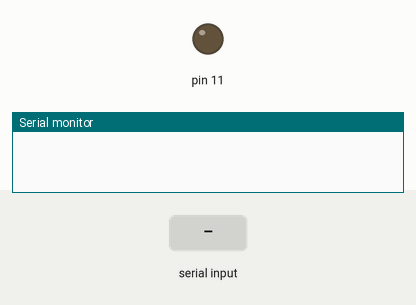
Bench run of a sketch on a simulated Arduino Uno, built with avr-gcc and run on an emulated ATmega328P. On the bench: output pins drawn as LEDs (lit = HIGH), the last lines printed to the serial monitor. The inputs (shaded band) are chosen by the test bench.

Above: at 1.2 s.
1.3 s: "90,45\n" received over Serial
At 2.1 s:
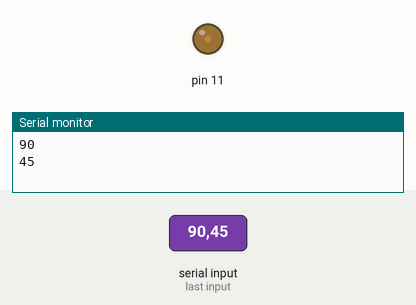
3.8 s: "30,150\n" received over Serial
At 4.4 s:
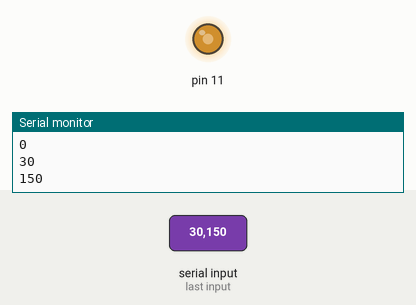
6.3 s: "200\n" received over Serial
At 7.1 s:
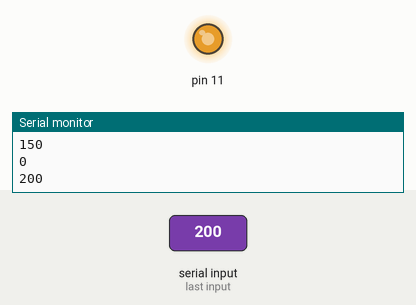
Timing chart, 0 to 9.3 s (numbered marks = the images above; inputs shaded):
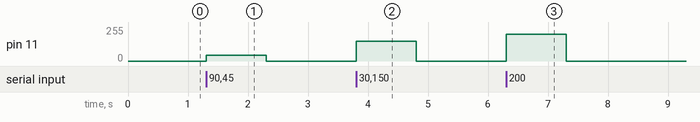

Measured:
- after the input at 1.3 s, pin 11: 0/255 → 45/255 at once, → 0/255 1.0 s later
- after the input at 3.8 s, pin 11: 0/255 → 150/255 at once, → 0/255 1.0 s later
- after the input at 6.3 s, pin 11: 0/255 → 200/255 at once, → 0/255 1.0 s later

The sketch:

LED_input__.ino
```cpp
//LED 세기 입력//

void setup() {
  // put your setup code here, to run once:
    pinMode(11,OUTPUT);
    Serial.begin(9600);

}

void loop() {
  // put your main code here, to run repeatedly:
   if(Serial.available())
   {
      int ri=Serial.parseInt();
      Serial.println(ri);
      analogWrite(11,ri);
   }

}
```
